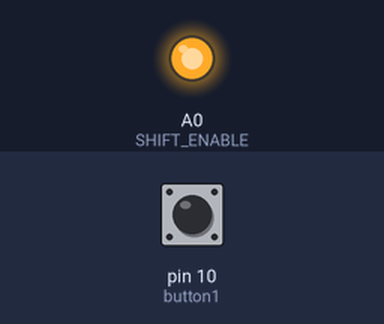
Bench run of a sketch on a simulated Arduino Uno, built with avr-gcc and run on an emulated ATmega328P. Shown: output pins drawn as LEDs (lit = HIGH). Inputs (shaded band) come from the test bench; at power-on: pin 10 (button1) HIGH. Pins used as bus, display or sensor lines are not drawn; what the sketch prints to the serial monitor is not drawn.

Above: at 1.2 s.
1.3 s: pin 10 (button1) pulled LOW for 0.15 s
Timing chart, 0 to 4.3 s (numbered marks = the images above; inputs shaded):
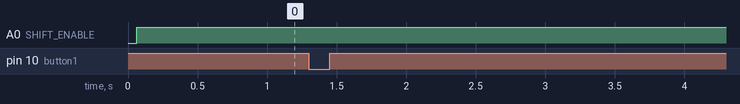

Measured:
- after the input at 1.3 s, every drawn part: stays the same

The sketch:

firmware.ino
```cpp
#include <Arduino.h>
#include "ham-radio-dds-board.h"
#include <Button.h>
Button button1(10);
// initialize the library by associating any needed LCD interface pin
// with the arduino pin number it is connected to
//ShiftRegister74HC595<1> sr(PD5, PD7, PD6);

HamRadioDDSBoard board;

void setup()
{
    Serial.begin(9600);
    button1.begin();
}

void loop()
{
    if (button1.pressed()){
        Serial.println("Button 1 pressed");
    }
    if (button1.released()){
        Serial.println("Button 2 released");

    }
        for (int i = 1; i <= 8; i++)
        {
            board.set_output(i, HIGH);
        }
        for (int i = 1; i <= 8; i++)
        {
            board.set_output(i, LOW);
        }


}
```

ham-radio-dds-board.cpp
```cpp
#include "ham-radio-dds-board.h"
#include "board_pins.h"
// Pin lookup map for mapping npn outputs to correct pins on shift registers
uint8_t shift_register_npn_pins[8] = {Q1, Q2, Q3, Q4, Q5, Q6, Q7, Q8};
ShiftRegister74HC595<1> shift_register(PD5, PD7, PD6);
bool _shift_register_enabled = false;

HamRadioDDSBoard::HamRadioDDSBoard()
/**
 * @brief
 * @note
 * @retval None
 */
{
    pinMode(SHIFT_ENABLE, OUTPUT);
    disable_shift_register();
    LiquidCrystal _lcd(PB5, PD4, PC1, PD5, PD6, PD7);
    _lcd.begin(16, 2);
    this->lcd = &_lcd;
    /*
    Button _button_sw1(PB2);
    _button_sw1.begin();
    this->sw1 = &_button_sw1;
    Button _button_sw2(PB3);
    _button_sw2.begin();
    this->sw2 = &_button_sw2;
    Button _button_sw3(PB1);
    _button_sw3.begin();
    this->sw3 = &_button_sw3;
    Button _button_sw4(PB4);
    _button_sw4.begin();
    this->sw4 = &_button_sw4;
    Button _button_sw_rot(PB0);
    _button_sw_rot.begin();
    this->sw_rot = &_button_sw_rot;
    */

}

void HamRadioDDSBoard::set_output(uint8_t pin, boolean state)
/**
 * @brief  Set the NPN output ON or OFF
 * @note   Note that the outputs are accomplished trough NPN channel transistors.
 *         If you set output to ON/HIGH the provided port will provide path to the ground.
 * @retval None
 */
{
    if ((pin <= 8) && (pin != 0))
    {
        enable_shift_register();
        shift_register.set(shift_register_npn_pins[pin - 1], state);
        disable_shift_register();
    }
}

void HamRadioDDSBoard::disable_shift_register()
/**
 * @brief
 * @note
 * @retval None
 */
{
    if (_shift_register_enabled)
    {
        digitalWrite(SHIFT_ENABLE, LOW);
        bool _shift_register_enabled = false;
    }
}

void HamRadioDDSBoard::enable_shift_register()
/**
 * @brief
 * @note
 * @retval None
 */
{
    if (!_shift_register_enabled)
    {
        digitalWrite(PD5, LOW);
        digitalWrite(PD7, LOW);
        digitalWrite(PD6, LOW);
        digitalWrite(SHIFT_ENABLE, HIGH);
    }
}
```

ham-radio-dds-board.h
```cpp
#include <Arduino.h>
#include <LiquidCrystal.h>
#include <ShiftRegister74HC595.h>
#include <Button.h>
class HamRadioDDSBoard
{
public:
    HamRadioDDSBoard();
    void set_output(uint8_t pin, boolean state);
    LiquidCrystal *lcd;
    Button *sw1;
    Button *sw2;
    Button *sw3;
    Button *sw4;
    Button *sw_rot;

private:
    void disable_shift_register();
    void enable_shift_register();
};
```

board_pins.h
```cpp
namespace BoardConstants
{
    // Mapping Arduino pins to register names
    // to make referencing to schematic easier
    #define PDO 0
    #define PD1 1
    #define PD2 2
    #define PD3 3
    #define PD4 4
    #define PD5 5
    #define PD6 6
    #define PD7 7
    #define PB0 8
    #define PB1 9
    #define PB2 10
    #define PB3 11
    #define PB4 12
    #define PB5 13
    #define PC0 A0
    #define PC1 A1
    #define PC2 A2
    #define PC3 A3
    #define PC4 A4
    #define PC5 A5

    // Mapping NPN transistor gate inputs to shift register
    // channel numbers, to make referencing for shift register
    // library easier
    #define Q1 2
    #define Q2 1
    #define Q3 3
    #define Q4 5
    #define Q5 4
    #define Q6 0
    #define Q7 6
    #define Q8 7

    // Other signals mapping
    #define SHIFT_ENABLE PC0

} // namespace BoardConstants
```
